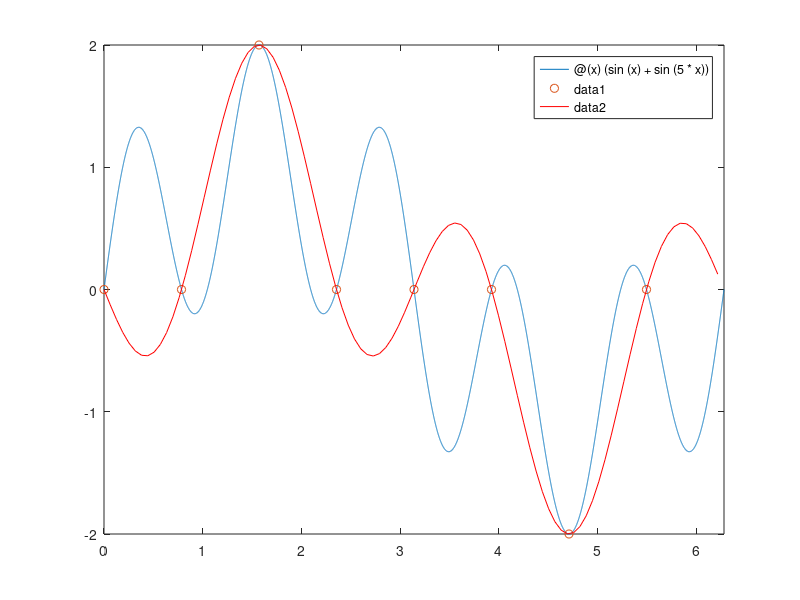

The MATLAB source for this figure:
hold off
cla
clear

fun = @(x) (sin(x) + sin(5*x))

fplot(fun, [0, 2*pi])
hold on

#x=linspace(0,2*pi,9);
n=7;
x=2*pi/(n+1)*[0:n]

y=fun(x);
plot(x,y,"o")

# フーリエ変換で補間

N=100;
xx=linspace(0,2*pi,N);
xx=xx(1:N-1);
z=interpft(y,N-1);

plot(xx,z,"r")

